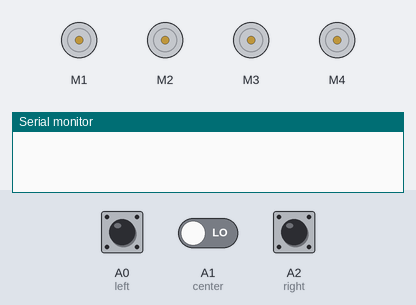
A sketch run on a simulated Arduino Uno, built with avr-gcc and run on an emulated ATmega328P. On the bench: 4 × DC motor (green arrow = forward, orange = backward, longer = faster), the last lines printed to the serial monitor. Inputs (shaded band) come from the test bench; at power-on: A0 (left) HIGH, A1 (center) LOW, A2 (right) HIGH.

Above: at 1.2 s.
1.3 s: A0 (left) pulled LOW for 0.15 s
At 2.1 s:
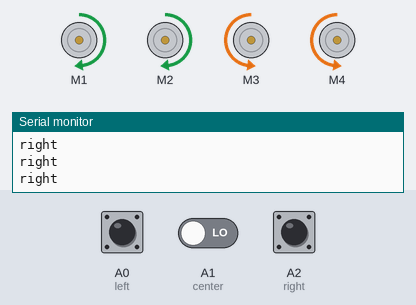
2.9 s: A1 (center) driven HIGH
At 3.4 s:
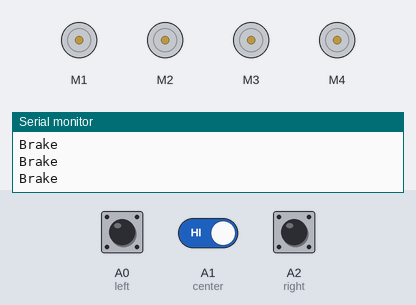
11.5 s: A0 (left) pulled LOW for 1 s
At 12.3 s:
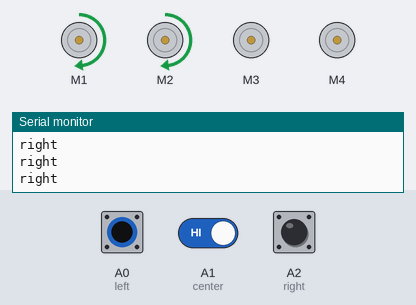
Timing chart, 0 to 14.5 s (numbered marks = the images above; inputs shaded):
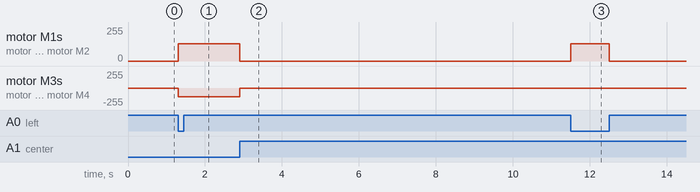

The sketch:

LINE_FOLLOWING_ROBOT.ino
```cpp
//ARDUINO LINE FOLLOWING CAR//
// YOU HAVE TO INSTALL THE AFMOTOR LIBRARY BEFORE UPLOAD THE CODE//
// GO TO SKETCH >> INCLUDE LIBRARY >> ADD .ZIP LIBRARY >> SELECT AF MOTOR ZIP FILE //

//including the libraries
#include <AFMotor.h>


//defining pins and variables

#define left A0
#define center A1
#define right A2
#define llrft A3
#define rright A4

//defining motors
AF_DCMotor motor1(1, MOTOR12_1KHZ);
AF_DCMotor motor2(2, MOTOR12_1KHZ);
AF_DCMotor motor3(3, MOTOR34_1KHZ);
AF_DCMotor motor4(4, MOTOR34_1KHZ);

void setup() {
 //declaring pin types

  pinMode(left,INPUT);
  pinMode(right,INPUT);
  pinMode(center,INPUT);
  //begin serial communication
  Serial.begin(9600);

}


void loop(){
  //printing values of the sensors to the serial monitor

  int leftS = digitalRead(left);
  int rightS = digitalRead(right);
  int centerS = digitalRead(center);

  //line detected by both
  if(leftS==0 && centerS==1 && rightS==0 ){
    //Forward
    motor1.run(FORWARD);
    motor1.setSpeed(80);
    motor2.run(FORWARD);
    motor2.setSpeed(80);
    motor3.run(FORWARD);
    motor3.setSpeed(80);
    motor4.run(FORWARD);
    motor4.setSpeed(80);
    Serial.println("forward");
  }

  //line detected by left sensor
  else if(leftS==1 && centerS==0 && rightS==0 ){
    //turn left
    motor1.run(BACKWARD);
    motor1.setSpeed(100);
    motor2.run(BACKWARD);
    motor2.setSpeed(100);
    motor3.run(FORWARD);
    motor3.setSpeed(100);
    motor4.run(FORWARD);
    motor4.setSpeed(100);
    Serial.println("left");
  }
  //line detected by right sensor
  else if(leftS==0 && centerS==0 && rightS==1){
    //turn right
    motor1.run(FORWARD);
    motor1.setSpeed(130);
    motor2.run(FORWARD);
    motor2.setSpeed(130);
    motor3.run(BACKWARD);
    motor3.setSpeed(130) ;
    motor4.run(BACKWARD);
    motor4.setSpeed(130);
    Serial.println("right");

  }

    else if(leftS==0 && centerS==1 && rightS==1){
    //turn right
    motor1.run(FORWARD);
    motor1.setSpeed(130);
    motor2.run(FORWARD);
    motor2.setSpeed(130);
    motor3.run(BRAKE);
    motor3.setSpeed(0) ;
    motor4.run(BRAKE);
    motor4.setSpeed(0);
    Serial.println("right");

  }


   else if(leftS==1 && centerS==1 && rightS==1 ){
    //turn left
    motor1.run(BRAKE);
    motor1.setSpeed(0);
    motor2.run(BRAKE);
    motor2.setSpeed(0);
    motor3.run(BRAKE);
    motor3.setSpeed(0);
    motor4.run(BRAKE);
    motor4.setSpeed(0);
    Serial.println("Brake");
  }
}
```

Measured:
- after the input at 1.3 s, motor M1, motor M2: stopped → forward 130/255 at once; motor M3, motor M4: stopped → backward 130/255 at once
- after the input at 2.9 s, motor M1, motor M2: forward 130/255 → stopped at once; motor M3, motor M4: backward 130/255 → stopped at once
- after the input at 11.5 s, motor M1, motor M2: stopped → forward 130/255 at once, → stopped 1.0 s later
